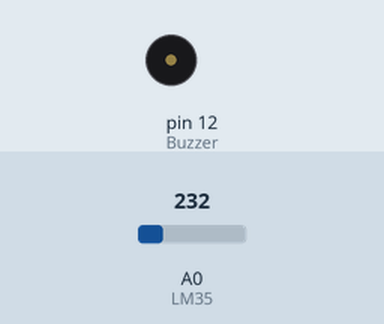
Simulated run of this sketch. Board: Arduino Uno, built with avr-gcc and run on an emulated ATmega328P. Shown: buzzer (waves = sounding, pin HIGH). The inputs (shaded band) are chosen by the test bench; at power-on: A0 (LM35) = 232.

Above: at 1.2 s.
1.3 s: A0 (LM35) set to 247
At 2.4 s:
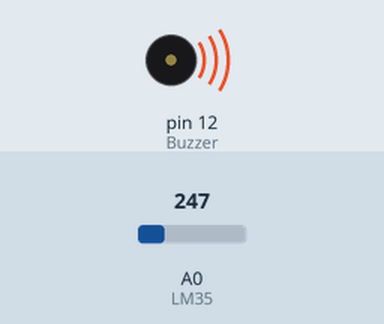
2.8 s: A0 (LM35) set to 201
At 3.5 s:
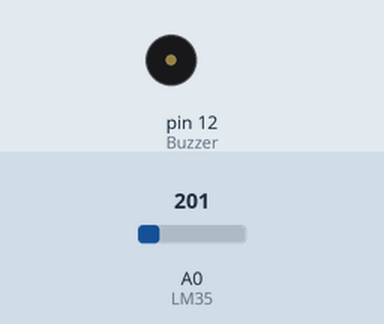
4.3 s: A0 (LM35) set to 250
At 4.7 s:
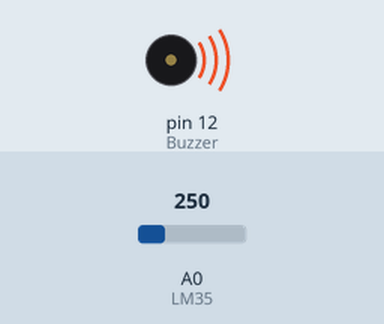
Timing chart, 0 to 7.3 s (numbered marks = the images above; inputs shaded):
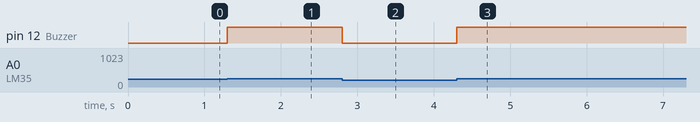

The sketch:

SensorTemp___Buzzer.ino
```cpp
/***** MODULO 2 *****/

const int Buzzer = 12;
const int LM35 = 0;
float temperatura = 0;
int ADClido = 0;


void setup() {
  analogReference(INTERNAL);
  pinMode(Buzzer, OUTPUT);

}

void loop() {
  ADClido = analogRead(LM35);
  temperatura = ADClido * 0.1075268817;
  if (temperatura > 25) {
    digitalWrite(Buzzer, HIGH);
  } else {
    digitalWrite(Buzzer, LOW);
  }
}
```

Measured:
- the behaviour switches between 232 and 233 on A0 (LM35) (found by bisection; images 0 and 1)
- after the input at 1.3 s, pin 12 (Buzzer): LOW → HIGH at once
- after the input at 2.8 s, pin 12 (Buzzer): HIGH → LOW at once
- after the input at 4.3 s, pin 12 (Buzzer): LOW → HIGH at once
